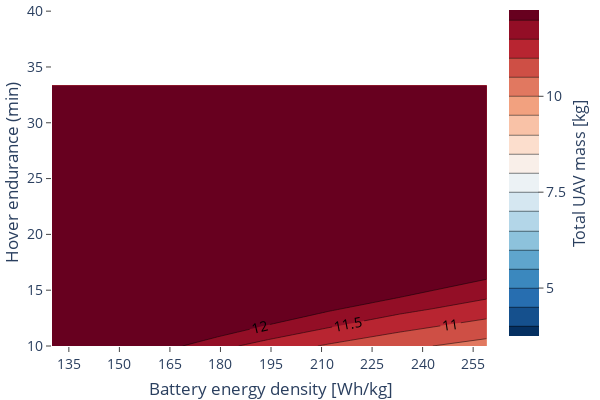

Source (notebook cell):
### Code cell
# Plot DoE with Plotly

# Minor calculations on the dataframe for better plotting
df = df.drop(df[df.optim_failed == 1.0].index)
df["data:propulsion:multirotor:battery:energy:density"] = df["data:propulsion:multirotor:battery:energy"] / 3.6 / df["data:weight:propulsion:multirotor:battery:mass"]
df["data:propulsion:multirotor:battery:energy:density"] = df["data:propulsion:multirotor:battery:energy:density"].astype(int)

# Set variables to plot
x_name = "data:propulsion:multirotor:battery:energy:density"
y_name = "mission:sizing:main_route:hover:duration"
z_name = "data:weight:mtow"

# Reshape data into a grid
x_vals = sorted(df[x_name].unique())
y_vals = sorted(df[y_name].unique())
z_grid = df.pivot(index=y_name, columns=x_name, values=z_name).values

# Create the contour plot    
fig = go.Figure()
fig.add_trace(go.Contour(
    x=x_vals, y=y_vals, z=z_grid, 
    connectgaps=True,
    line_smoothing=0.0,
    contours=dict(start=4.0, end=12, size=0.5, showlabels=True),
    colorbar=dict(
        title=dict(text='Total UAV mass [kg]', side='right', font=dict(size=16)),
        ticks='outside'
    ),
    colorscale='RdBu_r'
))

# Update layout
fig.update_layout(title=None, width=600, height=400, paper_bgcolor='rgba(0,0,0,0)',  plot_bgcolor='rgba(0,0,0,0)', font=dict(size=14),
                 margin=dict(l=10, r=10, t=0, b=0))
fig.update_xaxes(title='Battery energy density [Wh/kg]', ticks='outside', dtick=15, range=[130,260])
fig.update_yaxes(title='Hover endurance (min)', ticks='outside', range=[10,41])

# Display the plot
fig.show()

### Figure 1 — Plotly figure (JSON) as saved in the notebook; plotly's stock layout.template omitted (floating-point values rounded to 4 significant figures)
{"data": [{"colorbar": {"ticks": "outside", "title": {"font": {"size": 16}, "side": "right", "text": "Total UAV mass [kg]"}}, "colorscale": [[0, "rgb(5,48,97)"], [0.1, "rgb(33,102,172)"], [0.2, "rgb(67,147,195)"], [0.3, "rgb(146,197,222)"], [0.4, "rgb(209,229,240)"], [0.5, "rgb(247,247,247)"], [0.6, "rgb(253,219,199)"], [0.7, "rgb(244,165,130)"], [0.8, "rgb(214,96,77)"], [0.9, "rgb(178,24,43)"], [1, "rgb(103,0,31)"]], "connectgaps": true, "contours": {"end": 12, "showlabels": true, "size": 0.5, "start": 4}, "line": {"smoothing": 0}, "type": "contour", "x": [129, 137, 146, 155, 167, 179, 194, 212, 233, 259], "y": [10, 13.33, 16.67, 20, 23.33, 26.67, 30, 33.33], "z": [[13.35, 12.93, 12.55, 12.49, 12.06, 11.66, 11.29, 10.94, 10.62, 10.31], [16.79, 15.83, 15.0, 14.28, 13.64, 13.07, 12.55, 12.08, 11.65, 11.25], [25.91, 21.76, 19.36, 17.63, 16.29, 15.2, 14.28, 13.49, 12.8, 12.19], [NaN, NaN, NaN, 25.91, 21.2, 18.61, 16.79, 15.4, 14.28, 13.35], [NaN, NaN, NaN, NaN, NaN, 27.36, 21.2, 18.27, 16.29, 14.81], [NaN, NaN, NaN, NaN, NaN, NaN, NaN, 23.87, 19.36, 16.79], [NaN, NaN, NaN, NaN, NaN, NaN, NaN, NaN, 25.91, 19.77], [NaN, NaN, NaN, NaN, NaN, NaN, NaN, NaN, NaN, 25.91]]}], "layout": {"font": {"size": 14}, "height": 400, "margin": {"b": 0, "l": 10, "r": 10, "t": 0}, "paper_bgcolor": "rgba(0, 0, 0, 0)", "plot_bgcolor": "rgba(0, 0, 0, 0)", "title": {}, "width": 600, "xaxis": {"dtick": 15, "range": [130, 260], "ticks": "outside", "title": {"text": "Battery energy density [Wh/kg]"}}, "yaxis": {"range": [10, 41], "ticks": "outside", "title": {"text": "Hover endurance (min)"}}}}
